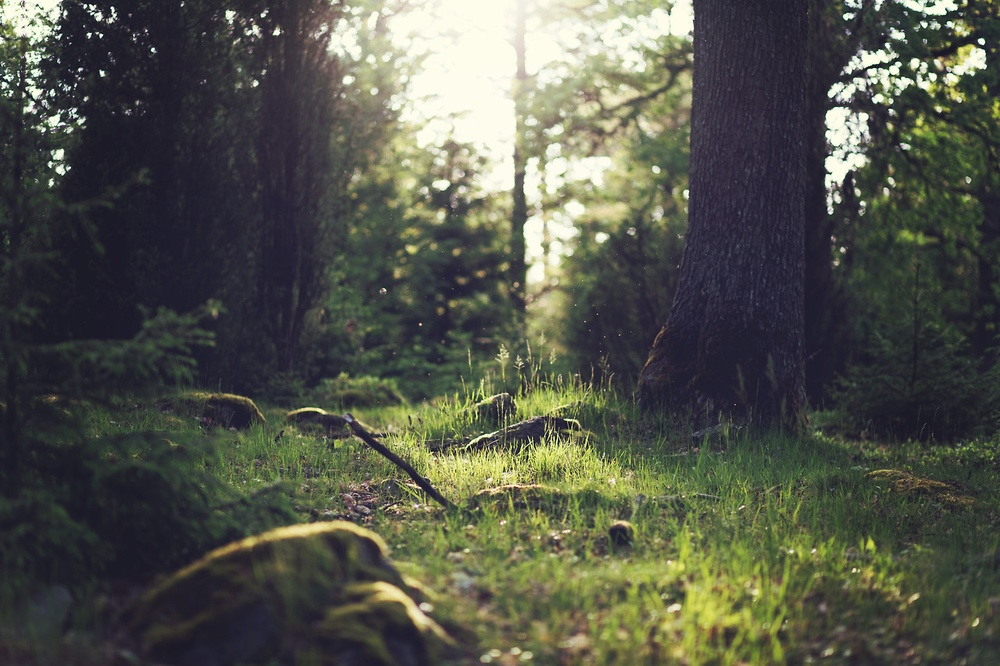
#> input picture examples/forest_from.jpg, 1000 x 666 px, shrunk from 1280 x 853 before the run
$ python hist_transfer.py examples/forest_from.jpg examples/forest_lab.jpg   (Python 2 division)
#> lines starting #> are read from the running program, lines starting #| are printed output that depends on the picture
#!/usr/bin/env python

import cv2
import numpy as np
import matplotlib.pyplot as plt
from scipy.interpolate import interp1d
import argparse

def est_cdf(X):
    """ Returns a function representing the cdf of the input image, as well as
            the inverse of that function

    Args:
        X (np.ndarray): A 2-dimensional numpy array representing an image

    Returns:
        scipy.interpolate.interp1d: A linearly interpolated estimator of the cdf.
    """
    bins = np.arange(257) #include right edge in bins
    y = np.histogram(X, bins, density=True)
    cdf_hist = np.cumsum(y[0])
    x_range = y[1][:256]
    P = interp1d(x_range, cdf_hist)
    return P

def transfer(from_im, to_im):
    """ Transfers histogram from from_im to to_im

    Args:
        from_im (np.ndarray): A 2-dimensional numpy array
        to_im (np.ndarray): A 2-dimensional numpy array

    Returns:
        np.ndarray: The new values for to_im
    """
    F = est_cdf(to_im)
    G = est_cdf(from_im)
    G_inv = np.interp(F.y, G.y, G.x, left=0.0, right=1.0)
    mapping = {}
    x_range = np.arange(256)
    for n, i in enumerate(x_range):
        val = F(i)
        xj = G_inv[n]
        xj = round(xj)
        mapping[i] = xj
    v_map = np.vectorize(lambda x: mapping[x])
    result = v_map(to_im)
    return result

def transfer_rgb(from_im, to_im, strength=1.0):
    result = to_im.copy()
    for i in [0,1,2]:
        result[:,:,i] = transfer(from_im[:,:,i], to_im[:,:,i])
    return result * strength + to_im*(1-strength)


def transfer_using_colorspace(from_im, to_im, colorspace_f, colorspace_r, strength = 1.0):
    from_im_cvt = cv2.cvtColor(from_im, colorspace_f)
    to_im_cvt = cv2.cvtColor(to_im, colorspace_f)
    result = to_im_cvt.copy()
    for i in [0,1,2]:
        result[:,:,i] = transfer(from_im_cvt[:,:,i], to_im_cvt[:,:,i])
    return cv2.cvtColor(result, colorspace_r)*strength + to_im * (1 - strength)

def transfer_hsv(from_im, to_im, hue=True, saturation=True, value=True, strength = 1.0):
    from_im_hsv = cv2.cvtColor(from_im, cv2.COLOR_BGR2HSV)
    to_im_hsv = cv2.cvtColor(to_im, cv2.COLOR_BGR2HSV)
    result = to_im_hsv.copy()
    channels = []
    if hue:
        channels.append(0)
    if saturation:
        channels.append(1)
    if value:
        channels.append(2)
    for i in channels:
        result[:,:,i] = transfer(from_im_hsv[:,:,i], to_im_hsv[:,:,i])
    return cv2.cvtColor(result, cv2.COLOR_HSV2BGR)*strength + to_im * (1 - strength)

def main():
    parser = argparse.ArgumentParser(
            description='''Transfer the style from one image to another using
            histogram distributions''')
    parser.add_argument('from_im', help="The image who's style you want to use")
    parser.add_argument(
            'to',
            help="The image(s) you want to transfer the style to",
            nargs='+'
            )
    parser.add_argument(
            '-o',
            '--output',
            help="The suffix to append to the output files"
            )
    parser.add_argument(
            '-s',
            '--strength',
            help="""The strength of the transfer, should be between 0.0 and 1.0.
                  Defaults to 0.8""",
            type=float,
            default=0.8
            )
    parser.add_argument(
            '-c',
            '--colorspace',
            help="""The colorspace to use for the transformation. Currently
                    supported are rgb, hsv, and lab. Defaults to lab.""",
            default='lab'
            )

    args = parser.parse_args()
    input_split = args.from_im.split('/')
    input_name, _,input_ext = input_split[-1].partition('.')
    from_im = cv2.imread(args.from_im)
#> from_im is the input picture: shape (666, 1000, 3); mean B, G, R 74.6, 85.4, 83.1
    if args.output is None:
        suffix = "_styled_like_{}".format(input_name)
    else:
        suffix = args.output

    for img in args.to:
        print "Working on {}".format(img)
        to_im = cv2.imread(img)
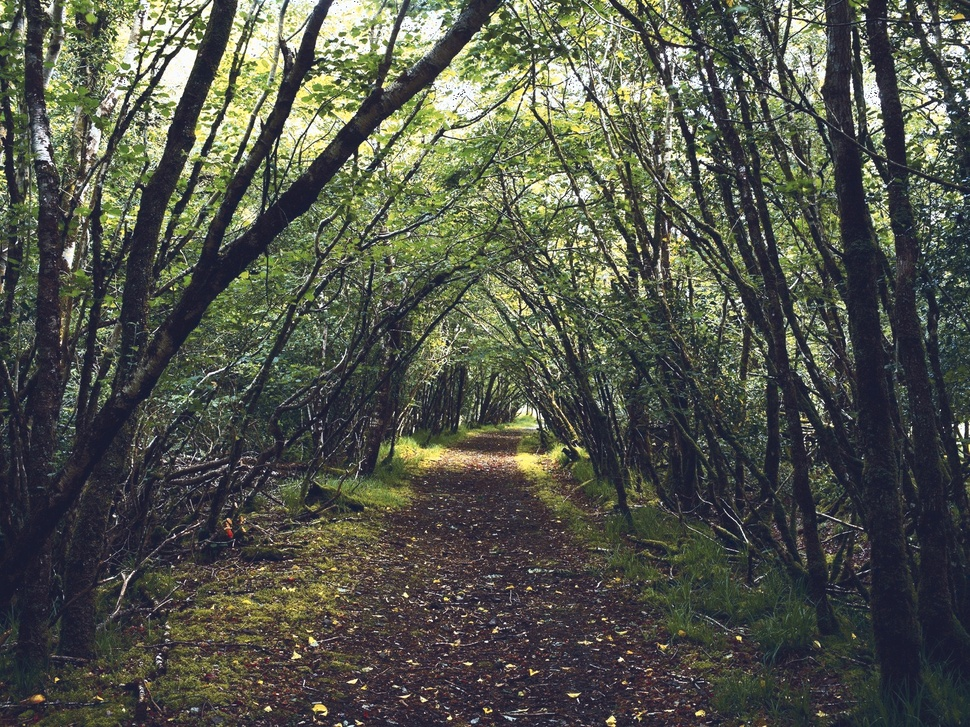
#> input picture examples/forest_lab.jpg, 970 x 727 px, shrunk from 1600 x 1200 before the run
#> to_im is the input picture: shape (727, 970, 3); mean B, G, R 74.6, 85.3, 82.3
        if args.colorspace == 'rgb':
            result = transfer_rgb(from_im, to_im, strength = args.strength)
        elif args.colorspace == 'lab':
            result = transfer_using_colorspace(from_im, to_im,
                    cv2.COLOR_BGR2LAB, cv2.COLOR_LAB2BGR,
                    strength = args.strength)
#> in transfer_using_colorspace, `from_im_cvt = cv2.cvtColor(from_im, colorspace_f)`: from_im_cvt: shape (666, 1000, 3); mean of channels 0, 1, 2 88.3, 125.7, 133
#> in transfer_using_colorspace, `to_im_cvt = cv2.cvtColor(to_im, colorspace_f)`: to_im_cvt: shape (727, 970, 3); mean of channels 0, 1, 2 88.3, 125.4, 133.1
#> the loop in transfer_using_colorspace, `for i in [0,1,2]:` made 3 passes
#> pass 1, in transfer, `result = v_map(to_im)`:
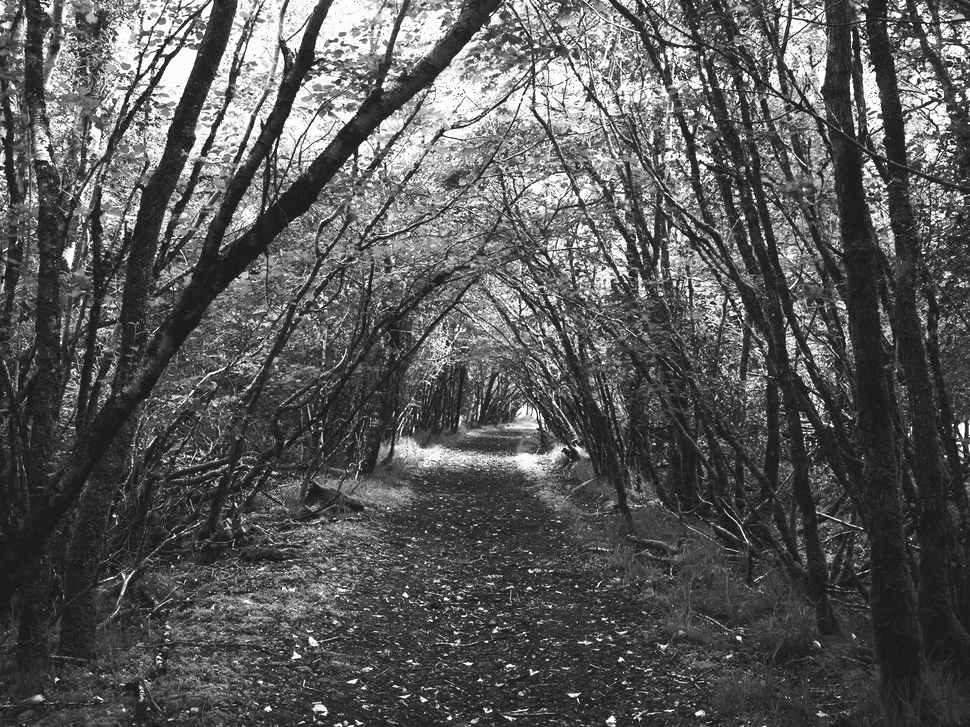
#> result: shape (727, 970) int64; min 0, max 255, mean 88.3
#> pass 2, in transfer (call 2), `result = v_map(to_im)`:
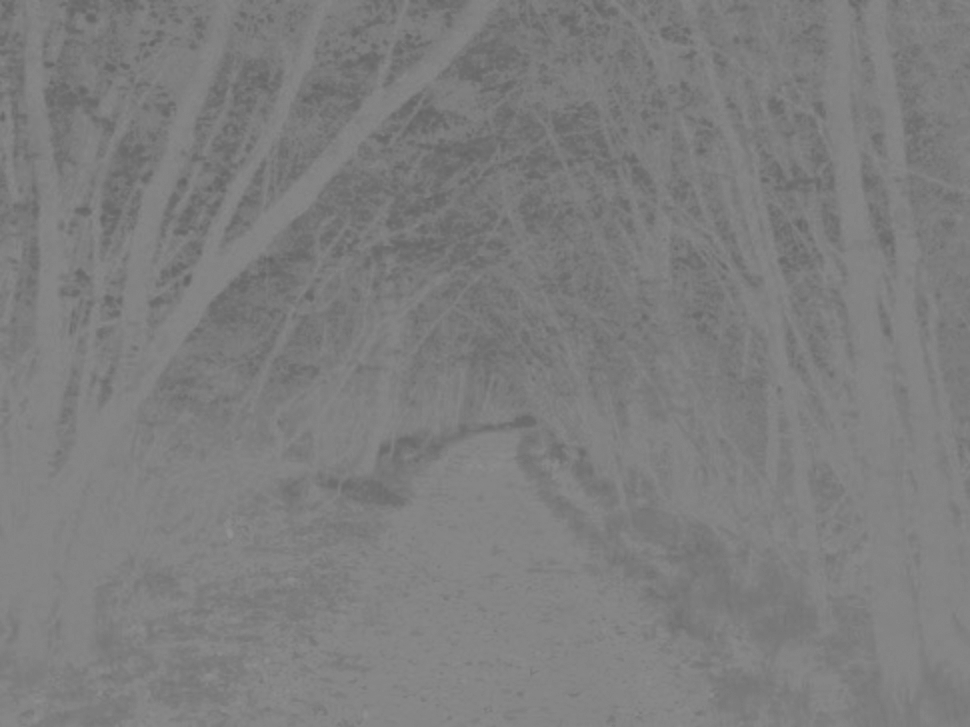
#> result: shape (727, 970) int64; min 99, max 147, mean 125.6
#> pass 3, in transfer (call 3), `result = v_map(to_im)`:
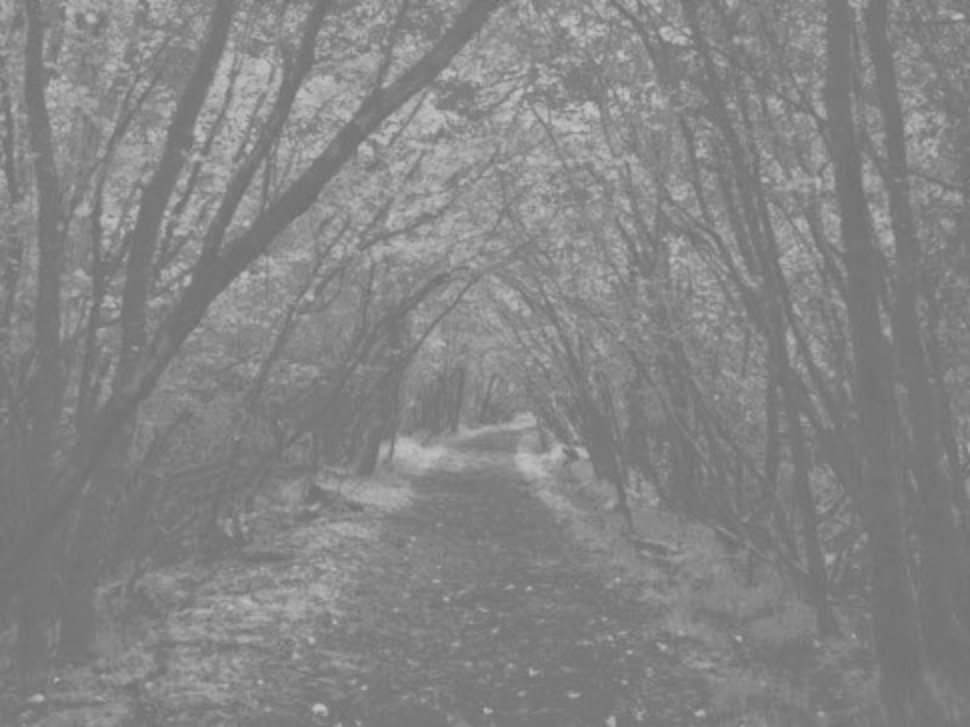
#> result: shape (727, 970) int64; min 111, max 194, mean 133.1
#> after the loop in transfer_using_colorspace, `for i in [0,1,2]:`: result: shape (727, 970, 3); mean of channels 0, 1, 2 88.3, 125.6, 133.1
        else:
            result = transfer_hsv(from_im, to_im, strength = args.strength)
        out_split = img.split('/')
        out_name, _, out_ext = out_split[-1].partition('.')
        print '{}{}.{}'.format(out_name, suffix, out_ext)
        cv2.imwrite('{}{}.{}'.format(out_name, suffix, out_ext), result)

if __name__ == "__main__":
    main()
